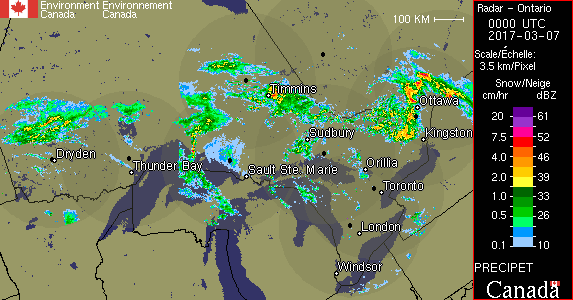
#> input picture Machine Learning/training data/raw image data/0/snow/1488862800.jpg, 573 x 300 px
$ python imageProcess.py
#> lines starting #> are read from the running program, lines starting #| are printed output that depends on the picture
import os
from PIL import Image

cnt = 0

for absTime in range(24):
    for weatherType in ["snow"]:
        directory = f"raw image data/{absTime}/{weatherType}"
        print(f"starting processing on images in {directory}")
        for filename in os.listdir(directory):
            if cnt%100 == 0:
                print(f"successfully processed {cnt} images.")
            if filename.endswith(".jpg"):
                try:
                    destination = directory+"/"+filename
                    imageObject = Image.open(destination)
#> imageObject is the input picture: PIL image 573x300 P; mean R, G, B 110, 121.4, 87.9
                    cropped = imageObject.crop((300,100,450,250))
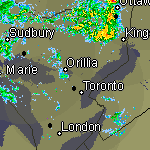
#> cropped: PIL image 150x150 P; mean R, G, B 109.3, 129.8, 94.7
                    cropped.convert('RGB').save(f"processed image data/{weatherType}/{filename}")
                    cnt += 1
                except:
                    print(f"failed in processing {destination}")


print(f"totally processed {cnt} images.")
